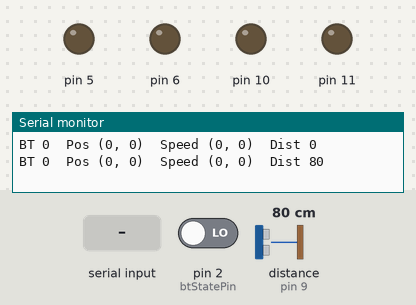
A program run on a simulated Arduino Nano, built with avr-gcc and run on an emulated ATmega328P. On the bench: output pins drawn as LEDs (lit = HIGH), the last lines printed to the serial monitor. Inputs (shaded band) come from the test bench; at power-on: pin 2 (btStatePin) LOW, distance to the obstacle (sensor on pin 9) 80 cm. Pins used as bus, display or sensor lines are not drawn.

Above: at 1.2 s.
1.3 s: "90,45\n" received over Serial
At 1.7 s:
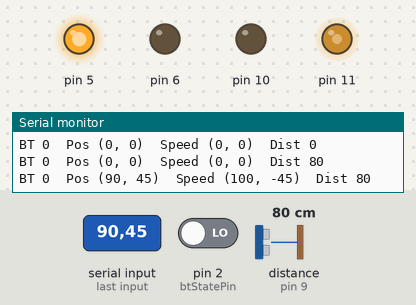
2.8 s: "30,150\n" received over Serial
At 4.0 s:
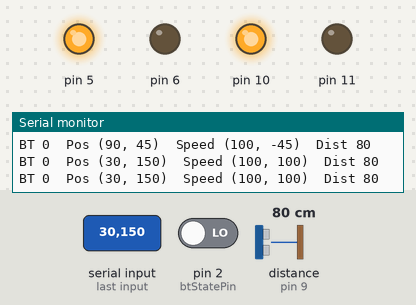
4.3 s: "5\n" received over Serial
At 5.0 s:
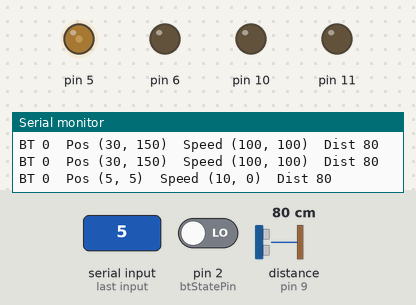
5.8 s: "90\n" received over Serial
At 6.2 s:
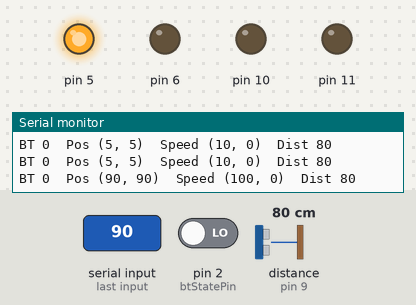
7.3 s: "1,90\n" received over Serial
At 8.5 s:
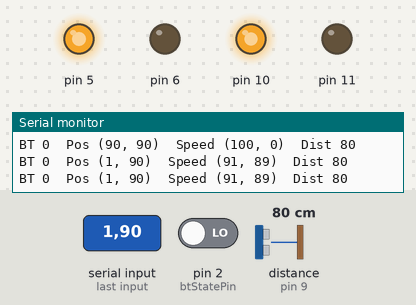
8.8 s: "90,45\n" received over Serial
At 9.8 s:
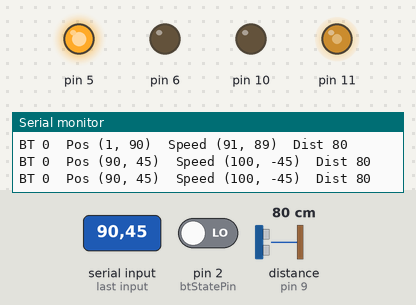
Timing chart, 0 to 11.3 s (numbered marks = the images above; inputs shaded):
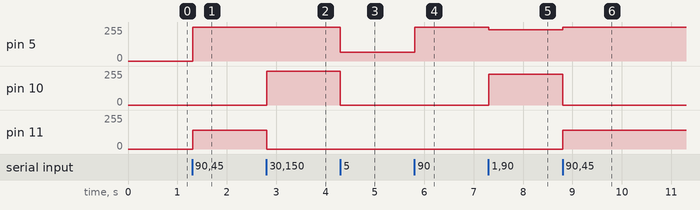

The program:

main.cpp
```cpp
#include "Arduino.h"
#include "SoftwareSerial.h"
#include "Joystick.h"
#include "Rover.h"
#include "HCSR04.h"
#include "Utils.h"

const int btStatePin = 2;

Joystick joystick(A0, A1, 504, 527);
SoftwareSerial bt(3, 4);
Motor motorL(5, 6, 45);
Motor motorR(10, 11, 45);
Rover rover(motorL, motorR);
HCSR04 distanceSensor(8, 9);

int x = 0, y = 0;
bool btConnected, btWasConnected;
unsigned int distance;

void setup() {
  Serial.begin(9600);
  bt.begin(38400);
  bt.setTimeout(10);
}

void logState() {
  runEvery(500, millis()) {
    debug("BT %d\tPos (%d, %d)\tSpeed (%d, %d)\tDist %d\n", btConnected, x, y, rover.speedL, rover.speedR, distance);
  }
}

void readPositionFromLocalJoystick() {
  joystick.readAxes();
  x = joystick.x;
  y = joystick.y;
}

bool readPositionFromSerial(Stream &serial) {
  while (serial.available()) {
    String msg = serial.readStringUntil('\n');
    if (msg.indexOf('>') == msg.lastIndexOf('>')) {
      x = msg.substring(msg.indexOf('>') + 1, msg.indexOf(',')).toInt();
      y = msg.substring(msg.indexOf(',') + 1, msg.length()).toInt();
    } else {
      Serial.print("Discarding message: ");
      Serial.println(msg);
    }
    return true;
  }
  return false;
}

bool readPositionFromBluetooth() {
  btConnected = digitalRead(btStatePin);
  if (btConnected) {
    if (!btWasConnected) {
      btWasConnected = true;
      bt.println("Connected!");
    }
    return readPositionFromSerial(bt);
  } else if (btWasConnected) {
    x = y = 0; // Make sure we stop the robot if bt is disconnected
    btWasConnected = false;
    return true;
  } else
    return false;
}

void readAndSendSensorData() {
  runEvery(1000, millis()) {
    distance = distanceSensor.readDistance();
    if (btConnected) {
      bt.print("S|Distance|");
      bt.println(distance);
    }
  }
}

void loop() {
  bool incomingData = readPositionFromSerial(Serial);
  incomingData |= readPositionFromBluetooth();
  rover.move(x, y);

  readAndSendSensorData();

  logState();
}
```

Measured:
- after the input at 1.3 s, pin 5: 0/255 → 255/255 at once; pin 11: 0/255 → 139/255 at once
- after the input at 2.8 s, pin 10: 0/255 → 255/255 at once; pin 11: 139/255 → 0/255 at once
- after the input at 4.3 s, pin 5: 255/255 → 66/255 at once; pin 10: 255/255 → 0/255 at once
- after the input at 5.8 s, pin 5: 66/255 → 255/255 at once
- after the input at 7.3 s, pin 5: 255/255 → 236/255 at once; pin 10: 0/255 → 231/255 at once
- after the input at 8.8 s, pin 5: 236/255 → 255/255 at once; pin 10: 231/255 → 0/255 at once; pin 11: 0/255 → 139/255 at once
